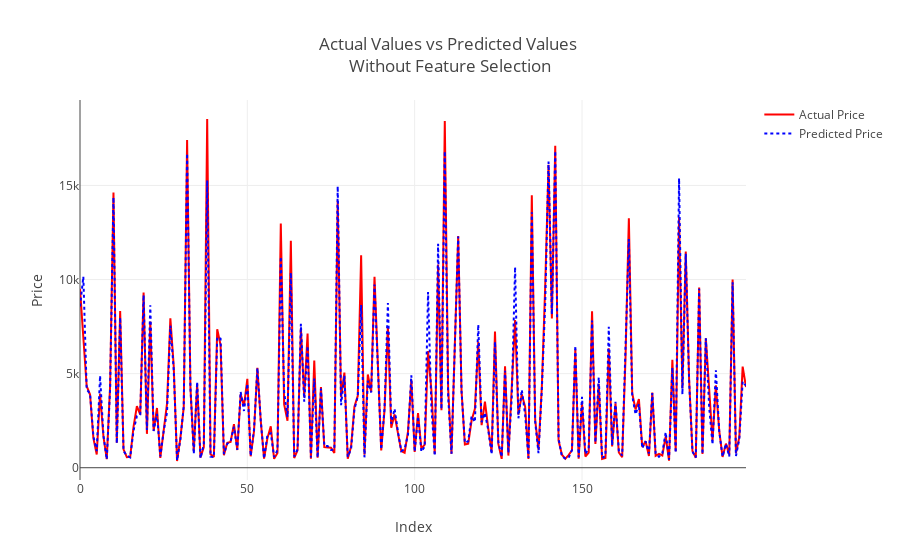

Here is the notebook cell this chart was saved with:
### Code cell
import plotly
import plotly.offline as pyo
import plotly.graph_objs as go
plotly.offline.init_notebook_mode(connected=True)


trace0 = go.Scatter(
    y = y_test_set,
    x = np.arange(200), 
    mode = 'lines', 
    name = 'Actual Price',
    marker = dict(
    color = 'Red')
)

trace1 = go.Scatter(
    y = y_pred_set,
    x = np.arange(200), 
    mode = 'lines', 
    name = 'Predicted Price',
    line = dict(
        color = 'Blue',
        dash = 'dot'
    )
)


layout = go.Layout(
    title = 'Actual Values vs Predicted Values <br>Without Feature Selection', 
    xaxis = dict(title = 'Index'), 
    yaxis = dict(title = 'Price')
)

figure = go.Figure(data = [trace0, trace1], layout = layout)
pyo.iplot(figure)

### Figure 1 — Plotly figure (JSON) as saved in the notebook; plotly's stock layout.template omitted (floating-point values rounded to 4 significant figures; data arrays with more than 128 entries replaced by an {"elided": "..."} marker saying what was removed)
{"data": [{"marker": {"color": "Red"}, "mode": "lines", "name": "Actual Price", "type": "scatter", "uid": "49ef07c4-b884-4c98-92db-9f0e6ba89c3f", "x": {"elided": "200 int values"}, "y": {"elided": "16090 int values"}}, {"line": {"color": "Blue", "dash": "dot"}, "mode": "lines", "name": "Predicted Price", "type": "scatter", "uid": "947d0b78-06c7-40fe-9801-d2b02c830de8", "x": {"elided": "200 int values"}, "y": {"elided": "16090 float values"}}], "layout": {"title": {"text": "Actual Values vs Predicted Values <br>Without Feature Selection"}, "xaxis": {"title": {"text": "Index"}}, "yaxis": {"title": {"text": "Price"}}}}
